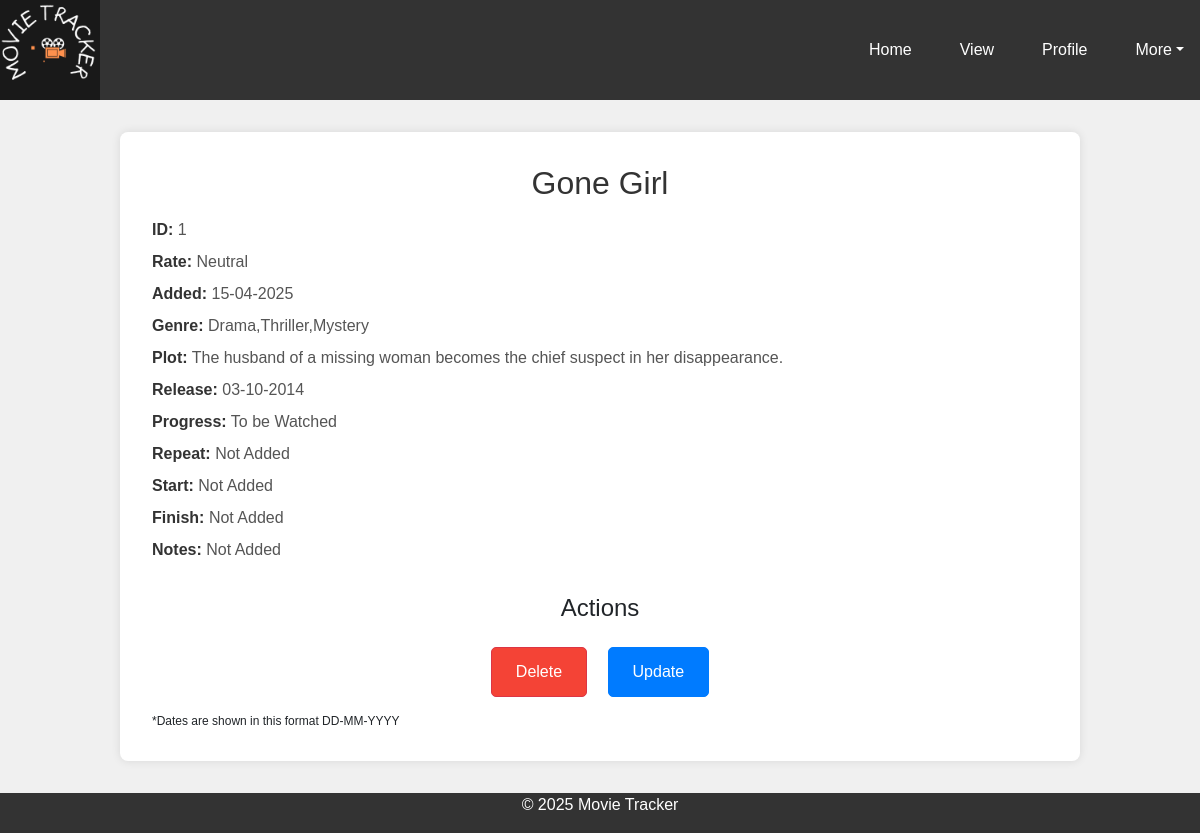
Page /view_movie/1 (signed in) on the committed database.
### Tracker/models.py (models this page shows, shortened)
class Movie(db.Model):
    __tablename__="movie"
    id = db.Column(db.Integer, primary_key=True, autoincrement=True)
    username = db.Column(db.String(50), db.ForeignKey('user.username', ondelete='CASCADE', onupdate='CASCADE', name='movie_owner_username'), nullable=False)
    name = db.Column(db.String(255), nullable=False)
    plot = db.Column(db.String(255))
    release = db.Column(db.DateTime)
    rate = db.Column(db.String(255))
    added = db.Column(db.DateTime, server_default=db.func.now(), nullable=False)
    genre = db.Column(db.String(255), nullable=False)
    progress = db.Column(db.String(255), nullable=False)
    repeat = db.Column(db.String(255))
    finish = db.Column(db.DateTime)
    start = db.Column(db.DateTime)
    notes = db.Column(db.String(255))
    user = db.relationship('User', back_populates='movie')

### Tracker/routes.py (the view)
    @app.route('/view_movie/<int:id>', methods=['GET'])
    @login_required
    def view_movie(id):
        movie = Movie.query.filter_by(id=id).first()
        return render_template('view_movie.html', movie=movie)

### Tracker/__init__.py (called while the page is built)
def create_app():
    app = Flask(__name__)
    app.config.from_object('Tracker.config.Config')
    db.init_app(app)
    migrate.init_app(app, db)
    login_manager = LoginManager(app)
    login_manager.login_view = 'login'
    from Tracker.models import User
    from .routes import register_routes
    @login_manager.user_loader
    def load_user(username):
        return User.query.get(username)
    with app.app_context():
        db.create_all()
    register_routes(app)
    return app

### Tracker/Templates/view_movie.html (shortened to what this page needs)
{% extends 'base-2.html' %}
{% block head %}
    <link rel="stylesheet" href="{{ url_for('static', filename='CSS/ex.css') }}">
{% endblock %}
{% block content %}
<section class="movie-details">
    <h1 class="movie-title">{{ movie.name }}</h1>
    <div class="movie-info">
        <p><strong>ID:</strong> {{ movie.id }}</p>
        <p><strong>Rate:</strong> {{ movie.rate }}</p>
        <p><strong>Added:</strong> {% if movie.added %}{{ movie.added.strftime('%d-%m-%Y') }}{% else %}N/A{% endif %}</p>
        <p><strong>Genre:</strong> {{ movie.genre }}</p>
        <p><strong>Plot:</strong> {{ movie.plot }}</p>
        <p><strong>Release:</strong> {% if movie.release %}{{ movie.release.strftime('%d-%m-%Y') }}{% else %}Not Added{% endif %}</p>
        <p><strong>Progress:</strong> {{ movie.progress }}</p>
        <p><strong>Repeat:</strong> {% if movie.repeat %}{{ movie.repeat }}{% else %}Not Added{% endif %}</p>
        <p><strong>Start:</strong> {% if movie.start %}{{ movie.start.strftime('%d-%m-%Y') }}{% else %}Not Added{% endif %}</p>
        <p><strong>Finish:</strong> {% if movie.finish %}{{ movie.finish.strftime('%d-%m-%Y') }}{% else %}Not Added{% endif %}</p>
        <p><strong>Notes:</strong> {% if movie.notes %}{{ movie.notes }}{% else %}Not Added{% endif %}</p>
    </div>
    <div class="movie-actions">
        <h3>Actions</h3>
        <a href="{{ url_for('delete', id=movie.id) }}" class="btn btn-danger">Delete</a>
        <a href="{{ url_for('update', id=movie.id) }}" class="btn btn-primary">Update</a>
    </div>
    <sub>*Dates are shown in this format DD-MM-YYYY</sub>
</section>
{% endblock %}

### Tracker/Static/CSS/base-2.css (style rules this page uses)
body { background-color: #f0f0f0; font-family: 'Comic Sans MS', cursive, sans-serif; margin: 0; padding: 0; min-height: 100vh; display: flex; flex-direction: column; }

### Tracker/Static/CSS/ex.css (style rules this page uses)
.movie-details { width: 80%; margin: 2rem auto; padding: 2rem; background-color: white; box-shadow: 0 0 10px rgba(0, 0, 0, 0.1); border-radius: 8px; }
.movie-title { font-size: 2rem; color: #333; margin-bottom: 1rem; text-align: center; }
.movie-info { margin-bottom: 2rem; }
.movie-info p { font-size: 1rem; color: #555; margin: 0.5rem 0; }
.movie-info strong { font-weight: bold; color: #333; }
.movie-actions { text-align: center; }
.movie-actions h3 { font-size: 1.5rem; margin-bottom: 1rem; }
.btn { display: inline-block; padding: 0.75rem 1.5rem; font-size: 1rem; text-decoration: none; margin: 0.5rem; border-radius: 5px; transition: background-color 0.3s ease; }
.btn-danger { background-color: #f44336; color: white; }
.btn-primary { background-color: #007bff; color: white; }

### rows in the picture
Movie: name "Gone Girl", id "1", rate "Neutral", added "15-04-2025", genre "Drama,Thriller,Mystery", plot "The husband of a missing woman becomes the chief suspect in her disappearance.", release "03-10-2014", progress "To be Watched"
